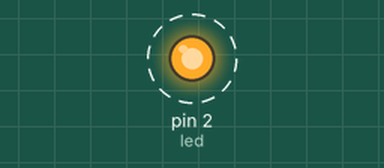
Simulated run of this sketch. Board: Arduino Uno, built with avr-gcc and run on an emulated ATmega328P. Shown: output pins drawn as LEDs (lit = HIGH). Dashed ring = blinking. What the sketch prints to the serial monitor is not drawn.

Above: at 0.5 s.
Timing chart, 0 to 3.5 s (numbered marks = the images above):
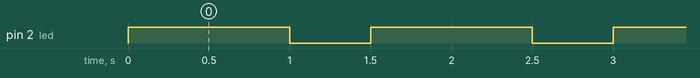

The sketch:

sketch_sep03c.ino
```cpp
const int led = 2;

void setup() {
  // put your setup code here, to run once:
  Serial.begin(9600);
  pinMode(led, OUTPUT);
}

void loop() {
  // put your main code here, to run repeatedly:
  Serial.println("LED ON");
  digitalWrite(led, HIGH);
  delay(1000);

  Serial.println("LED OFF");
  digitalWrite(led, LOW);
  delay(500);
}
```

Measured:
- by itself, pin 2 (led): alternates HIGH for 1.0 s and LOW for 0.50 s
